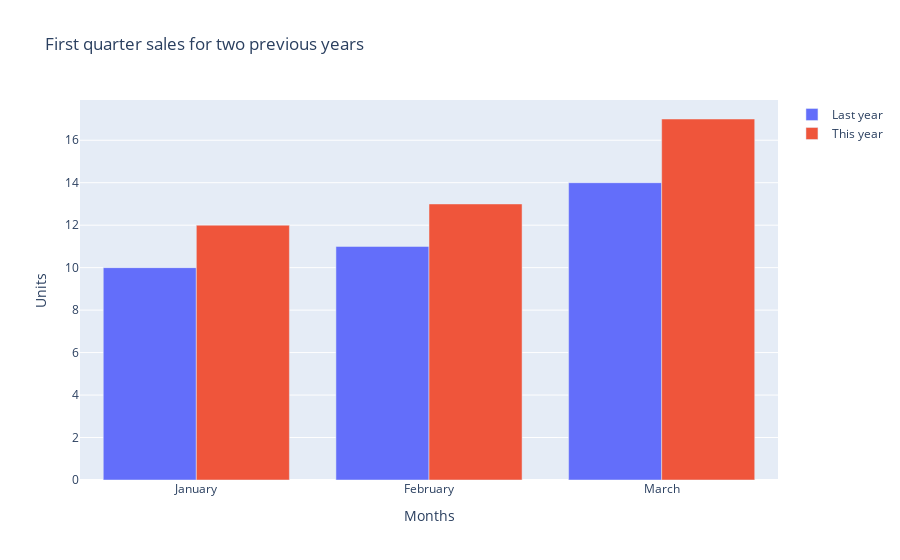

Write notebook code for a chart like this one.
### Markdown cell above
## Grouped bar charts

### Code cell
trace0 = go.Bar(x = ["January", "February", "March"],
              y = [10, 11, 14],
              name = "Last year")

trace1 = go.Bar(x = ["January", "February", "March"],
              y = [12, 13, 17],
              name = "This year")

data = [trace0, trace1]

layout = {"title":"First quarter sales for two previous years",
         "xaxis":{"title":"Months"},
         "yaxis":{"title":"Units"},
         "barmode":"group"}

pio.show({"data": data, 'layout':layout})

### Figure 1 — Plotly figure (JSON) as saved in the notebook; plotly's stock layout.template omitted (floating-point values rounded to 4 significant figures)
{"data": [{"name": "Last year", "type": "bar", "x": ["January", "February", "March"], "y": [10, 11, 14]}, {"name": "This year", "type": "bar", "x": ["January", "February", "March"], "y": [12, 13, 17]}], "layout": {"autosize": true, "barmode": "group", "title": {"text": "First quarter sales for two previous years"}, "xaxis": {"autorange": true, "range": [-0.5, 2.5], "title": {"text": "Months"}, "type": "category"}, "yaxis": {"autorange": true, "range": [0, 17.89], "title": {"text": "Units"}, "type": "linear"}}}
